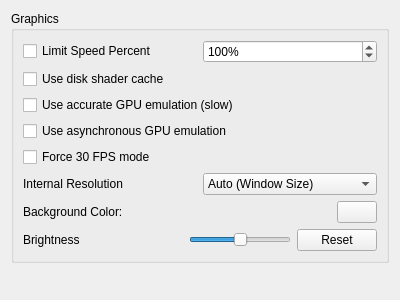
<?xml version="1.0" encoding="UTF-8"?>
<ui version="4.0">
 <class>ConfigureGraphics</class>
 <widget class="QWidget" name="ConfigureGraphics">
  <property name="geometry">
   <rect>
    <x>0</x>
    <y>0</y>
    <width>400</width>
    <height>300</height>
   </rect>
  </property>
  <property name="windowTitle">
   <string>Form</string>
  </property>
  <layout class="QVBoxLayout" name="verticalLayout">
   <item>
    <layout class="QVBoxLayout" name="verticalLayout_3">
     <item>
      <widget class="QGroupBox" name="groupBox">
       <property name="title">
        <string>Graphics</string>
       </property>
       <layout class="QVBoxLayout" name="verticalLayout_2">
        <item>
         <layout class="QHBoxLayout" name="horizontalLayout_2">
          <item>
           <widget class="QCheckBox" name="toggle_frame_limit">
            <property name="text">
             <string>Limit Speed Percent</string>
            </property>
           </widget>
          </item>
          <item>
           <widget class="QSpinBox" name="frame_limit">
            <property name="suffix">
             <string>%</string>
            </property>
            <property name="minimum">
             <number>1</number>
            </property>
            <property name="maximum">
             <number>9999</number>
            </property>
            <property name="value">
             <number>100</number>
            </property>
           </widget>
          </item>
         </layout>
        </item>
        <item>
         <widget class="QCheckBox" name="use_disk_shader_cache">
          <property name="text">
           <string>Use disk shader cache</string>
          </property>
         </widget>
        </item>
        <item>
         <widget class="QCheckBox" name="use_accurate_gpu_emulation">
          <property name="text">
           <string>Use accurate GPU emulation (slow)</string>
          </property>
         </widget>
        </item>
        <item>
         <widget class="QCheckBox" name="use_asynchronous_gpu_emulation">
          <property name="text">
           <string>Use asynchronous GPU emulation</string>
          </property>
         </widget>
        </item>
        <item>
         <widget class="QCheckBox" name="force_30fps_mode">
          <property name="text">
           <string>Force 30 FPS mode</string>
          </property>
         </widget>
        </item>
        <item>
         <layout class="QHBoxLayout" name="horizontalLayout">
          <item>
           <widget class="QLabel" name="label">
            <property name="text">
             <string>Internal Resolution</string>
            </property>
           </widget>
          </item>
          <item>
           <widget class="QComboBox" name="resolution_factor_combobox">
            <item>
             <property name="text">
              <string>Auto (Window Size)</string>
             </property>
            </item>
            <item>
             <property name="text">
              <string>Native (1280x720)</string>
             </property>
            </item>
            <item>
             <property name="text">
              <string>2x Native (2560x1440)</string>
             </property>
            </item>
            <item>
             <property name="text">
              <string>3x Native (3840x2160)</string>
             </property>
            </item>
            <item>
             <property name="text">
              <string>4x Native (5120x2880)</string>
             </property>
            </item>
           </widget>
          </item>
         </layout>
        </item>
        <item>
         <layout class="QHBoxLayout" name="horizontalLayout_6">
          <item>
           <widget class="QLabel" name="bg_label">
            <property name="text">
             <string>Background Color:</string>
            </property>
           </widget>
          </item>
          <item>
           <widget class="QPushButton" name="bg_button">
            <property name="maximumSize">
             <size>
              <width>40</width>
              <height>16777215</height>
             </size>
            </property>
           </widget>
          </item>
         </layout>
        </item>
        <item>
         <layout class="QHBoxLayout" name="horizontalLayout_3">
          <item>
           <widget class="QLabel" name="label_2">
            <property name="text">
             <string>Brightness</string>
            </property>
           </widget>
          </item>
          <item>
           <spacer name="horizontalSpacer">
            <property name="orientation">
             <enum>Qt::Horizontal</enum>
            </property>
            <property name="sizeHint" stdset="0">
             <size>
              <width>40</width>
              <height>20</height>
             </size>
            </property>
           </spacer>
          </item>
          <item>
           <widget class="QSlider" name="brightness_slider">
            <property name="minimum">
             <number>50</number>
            </property>
            <property name="maximum">
             <number>150</number>
            </property>
            <property name="singleStep">
             <number>10</number>
            </property>
            <property name="pageStep">
             <number>20</number>
            </property>
            <property name="value">
             <number>100</number>
            </property>
            <property name="orientation">
             <enum>Qt::Horizontal</enum>
            </property>
            <property name="tickPosition">
             <enum>QSlider::NoTicks</enum>
            </property>
           </widget>
          </item>
          <item>
           <widget class="QPushButton" name="brightness_reset">
            <property name="sizePolicy">
             <sizepolicy hsizetype="Fixed" vsizetype="Fixed">
              <horstretch>0</horstretch>
              <verstretch>0</verstretch>
             </sizepolicy>
            </property>
            <property name="text">
             <string>Reset</string>
            </property>
           </widget>
          </item>
         </layout>
        </item>
       </layout>
      </widget>
     </item>
    </layout>
   </item>
   <item>
    <spacer name="verticalSpacer">
     <property name="orientation">
      <enum>Qt::Vertical</enum>
     </property>
     <property name="sizeHint" stdset="0">
      <size>
       <width>20</width>
       <height>40</height>
      </size>
     </property>
    </spacer>
   </item>
  </layout>
 </widget>
 <resources/>
 <connections/>
</ui>
